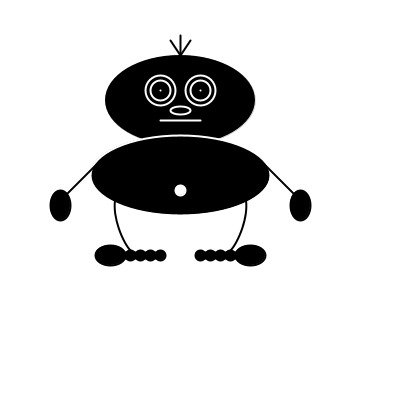
Frame 1 (no input)
Frame 60 (the mouse pressed at the canvas centre just before this capture): identical to frame 1, image omitted
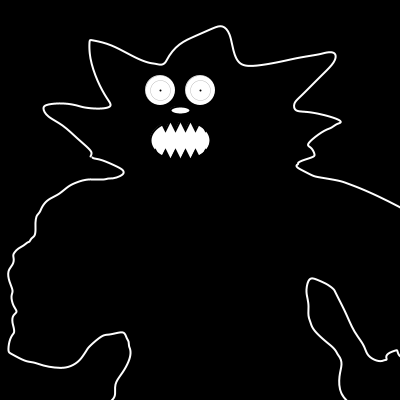
Frame 120 (the mouse held since frame 60 and released just before this capture)

The Processing sketch that drew these frames (run headless with seeded random() and noise(); from frame 60 on, the mouse is pressed at the canvas centre):

// Processing sketch: processing_8903
// ── processing_8903.pde

//Monster_
void setup ()
{
  size (400,400);
  
}
void draw ()
{
if ( mousePressed )
{       
 background(0);
fill (255);
smooth();

//Augen
strokeWeight(0);
stroke(0);
ellipse(160,90,30,30);
ellipse(200,90,30,30);
ellipse(160,90,20,20);
ellipse(200,90,20,20);
strokeWeight(0);
stroke (0);
strokeWeight(2);
point(200,90);
point(160,90);

//Nase
ellipse(180,110,20,8);

//Mund
ellipse(180,140,60,40);
fill(0);
triangle (150,120,160,120,15,130);//zähne oben
triangle (160,120,170,120,165,130);
triangle (170,120,180,120,175,130);
triangle (180,120,190,120,185,130);
triangle (190,120,200,120,195,130);
triangle (200,120,210,120,205,130);

triangle (150,160,160,160,155,150);//zähne unten
triangle (160,160,170,160,165,150);
triangle (170,160,180,160,175,150);
triangle (180,160,190,160,185,150);
triangle (190,160,200,160,195,150);
triangle (200,160,210,160,205,150);

 beginShape();
 noFill();
 stroke(255);
noSmooth();
 beginShape();
vertex( 90.0 , 156.0 );
bezierVertex( 91.66 , 152.66 , 91.33 , 151.64 , 89.0 , 149.0 );
bezierVertex( 86.66 , 146.35 , 81.87 , 142.41 , 77.0 , 138.0 );
bezierVertex( 72.12 , 133.58 , 67.16 , 128.69 , 62.0 , 125.0 );
bezierVertex( 56.83 , 121.3 , 51.44 , 118.8 , 48.0 , 116.0 );
bezierVertex( 44.55 , 113.19 , 43.03 , 110.1 , 43.0 , 108.0 );
bezierVertex( 42.96 , 105.89 , 44.41 , 104.79 , 48.0 , 104.0 );
bezierVertex( 51.58 , 103.2 , 57.3 , 102.73 , 63.0 , 103.0 );
bezierVertex( 68.69 , 103.26 , 74.36 , 104.26 , 80.0 , 106.0 );
bezierVertex( 85.63 , 107.73 , 95.54 , 108.36 , 101.0 , 108.0 );
bezierVertex( 106.45 , 107.63 , 109.45 , 106.63 , 110.0 , 105.0 );
bezierVertex( 110.54 , 103.36 , 108.63 , 101.09 , 106.0 , 97.0 );
bezierVertex( 103.36 , 92.9 , 100.01 , 86.96 , 97.0 , 80.0 );
bezierVertex( 93.98 , 73.03 , 91.29 , 65.02 , 90.0 , 58.0 );
bezierVertex( 88.7 , 50.97 , 88.8 , 44.91 , 89.0 , 42.0 );
bezierVertex( 89.19 , 39.08 , 89.49 , 39.31 , 93.0 , 40.0 );
bezierVertex( 96.5 , 40.68 , 103.22 , 41.82 , 111.0 , 45.0 );
bezierVertex( 118.77 , 48.17 , 127.59 , 53.39 , 135.0 , 57.0 );
bezierVertex( 142.4 , 60.6 , 148.4 , 62.6 , 153.0 , 63.0 );
bezierVertex( 157.59 , 63.39 , 162.48 , 66.74 , 166.0 , 60.0 );
bezierVertex( 169.51 , 53.25 , 173.84 , 47.92 , 179.0 , 44.0 );
bezierVertex( 184.15 , 40.07 , 190.12 , 37.56 , 196.0 , 35.0 );
bezierVertex( 201.87 , 32.43 , 207.65 , 29.82 , 212.0 , 28.0 );
bezierVertex( 216.34 , 26.17 , 219.26 , 25.14 , 222.0 , 26.0 );
bezierVertex( 224.73 , 26.85 , 227.28 , 29.58 , 229.0 , 34.0 );
bezierVertex( 230.71 , 38.41 , 231.58 , 44.5 , 233.0 , 50.0 );
bezierVertex( 234.41 , 55.49 , 236.38 , 60.4 , 240.0 , 63.0 );
bezierVertex( 243.61 , 65.59 , 248.87 , 65.86 , 257.0 , 65.0 );
bezierVertex( 265.12 , 64.13 , 276.12 , 62.13 , 290.0 , 59.0 );
bezierVertex( 303.87 , 55.86 , 315.82 , 54.71 , 322.0 , 53.0 );
bezierVertex( 328.17 , 51.28 , 332.17 , 51.28 , 334.0 , 53.0 );
bezierVertex( 335.82 , 54.71 , 335.47 , 58.14 , 333.0 , 62.0 );
bezierVertex( 330.52 , 65.85 , 325.93 , 70.12 , 320.0 , 76.0 );
bezierVertex( 314.06 , 81.87 , 306.77 , 89.34 , 302.0 , 94.0 );
bezierVertex( 297.22 , 98.65 , 294.94 , 100.5 , 294.0 , 103.0 );
bezierVertex( 293.05 , 105.49 , 293.42 , 108.65 , 296.0 , 110.0 );
bezierVertex( 298.57 , 111.34 , 303.33 , 110.88 , 311.0 , 112.0 );
bezierVertex( 318.66 , 113.11 , 329.22 , 115.81 , 335.0 , 118.0 );
bezierVertex( 340.77 , 120.18 , 341.77 , 121.84 , 338.0 , 123.0 );
bezierVertex( 334.22 , 124.15 , 332.22 , 126.92 , 329.0 , 128.0 );
bezierVertex( 325.77 , 129.07 , 322.11 , 131.07 , 318.0 , 134.0 );
bezierVertex( 313.88 , 136.92 , 309.32 , 140.76 , 308.0 , 143.0 );
bezierVertex( 306.67 , 145.23 , 308.57 , 145.87 , 310.0 , 147.0 );
bezierVertex( 311.42 , 148.12 , 312.38 , 149.72 , 313.0 , 151.0 );
bezierVertex( 313.61 , 152.27 , 313.9 , 153.22 , 314.0 , 154.0 );
bezierVertex( 314.09 , 154.77 , 314.0 , 155.36 , 313.0 , 156.0 );
bezierVertex( 311.99 , 156.63 , 310.05 , 157.32 , 308.0 , 158.0 );
bezierVertex( 305.94 , 158.67 , 303.75 , 159.33 , 302.0 , 160.0 );
bezierVertex( 300.24 , 160.66 , 298.9 , 161.33 , 298.0 , 162.0 );
bezierVertex( 297.09 , 162.66 , 298.37 , 163.17 , 297.0 , 164.0 );
bezierVertex( 295.62 , 164.82 , 295.62 , 165.82 , 297.0 , 167.0 );
bezierVertex( 298.37 , 168.17 , 301.13 , 169.52 , 304.0 , 171.0 );
bezierVertex( 306.86 , 172.47 , 309.84 , 174.05 , 312.0 , 175.0 );
bezierVertex( 314.15 , 175.94 , 315.49 , 176.23 , 320.0 , 177.0 );
bezierVertex( 324.5 , 177.76 , 332.17 , 178.99 , 337.0 , 180.0 );
bezierVertex( 341.82 , 181.0 , 343.78 , 181.79 , 347.0 , 183.0 );
bezierVertex( 350.21 , 184.2 , 354.66 , 185.81 , 360.0 , 188.0 );
bezierVertex( 365.33 , 190.18 , 371.55 , 192.95 , 378.0 , 196.0 );
bezierVertex( 384.44 , 199.04 , 391.11 , 202.38 , 398.0 , 206.0 );
bezierVertex( 404.88 , 209.61 , 407.0 , 212.38 , 411.0 , 216.0 );
bezierVertex( 414.99 , 219.61 , 418.32 , 222.94 , 421.0 , 226.0 );
bezierVertex( 423.67 , 229.05 , 425.68 , 231.81 , 427.0 , 234.0 );
bezierVertex( 428.31 , 236.18 , 428.94 , 237.77 , 429.0 , 239.0 );
bezierVertex( 429.05 , 240.22 , 428.52 , 241.09 , 428.0 , 242.0 );
bezierVertex( 427.47 , 242.9 , 426.95 , 243.85 , 427.0 , 245.0 );
bezierVertex( 427.04 , 246.14 , 427.65 , 247.46 , 430.0 , 249.0 );
bezierVertex( 432.34 , 250.53 , 436.42 , 252.26 , 440.0 , 254.0 );
bezierVertex( 443.57 , 255.73 , 446.63 , 257.46 , 449.0 , 259.0 );
bezierVertex( 451.36 , 260.53 , 453.03 , 261.86 , 454.0 , 263.0 );
bezierVertex( 454.96 , 264.13 , 456.52 , 268.19 , 457.0 , 271.0 );
bezierVertex( 457.47 , 273.8 , 457.47 , 276.8 , 457.0 , 280.0 );
bezierVertex( 456.52 , 283.19 , 455.58 , 286.59 , 455.0 , 289.0 );
bezierVertex( 454.41 , 291.4 , 454.2 , 292.83 , 450.0 , 294.0 );
bezierVertex( 445.79 , 295.16 , 437.61 , 296.08 , 432.0 , 296.0 );
bezierVertex( 426.38 , 295.91 , 423.34 , 294.83 , 421.0 , 295.0 );
bezierVertex( 418.65 , 295.16 , 417.02 , 296.57 , 416.0 , 299.0 );
bezierVertex( 414.97 , 301.42 , 414.56 , 304.87 , 415.0 , 308.0 );
bezierVertex( 415.43 , 311.12 , 416.69 , 313.93 , 418.0 , 317.0 );
bezierVertex( 419.3 , 320.06 , 420.63 , 323.4 , 422.0 , 327.0 );
bezierVertex( 423.36 , 330.59 , 424.55 , 333.85 , 425.0 , 338.0 );
bezierVertex( 425.44 , 342.14 , 425.11 , 345.47 , 424.0 , 348.0 );
bezierVertex( 422.88 , 350.52 , 420.99 , 352.22 , 418.0 , 354.0 );
bezierVertex( 415.0 , 355.77 , 410.92 , 357.61 , 409.0 , 358.0 );
bezierVertex( 407.07 , 358.38 , 407.31 , 357.32 , 406.0 , 357.0 );
bezierVertex( 404.68 , 356.67 , 401.82 , 357.08 , 400.0 , 356.0 );
bezierVertex( 398.17 , 354.91 , 397.37 , 352.35 , 397.0 , 351.0 );
bezierVertex( 396.62 , 349.64 , 396.65 , 349.5 , 395.0 , 350.0 );
bezierVertex( 393.34 , 350.49 , 390.0 , 351.6 , 388.0 , 353.0 );
bezierVertex( 385.99 , 354.39 , 385.32 , 356.05 , 386.0 , 358.0 );
bezierVertex( 386.67 , 359.94 , 384.9 , 359.13 , 383.0 , 360.0 );
bezierVertex( 381.09 , 360.86 , 378.76 , 360.86 , 376.0 , 360.0 );
bezierVertex( 373.23 , 359.13 , 370.04 , 357.4 , 368.0 , 355.0 );
bezierVertex( 365.95 , 352.59 , 365.04 , 349.5 , 364.0 , 347.0 );
bezierVertex( 362.95 , 344.49 , 361.75 , 342.56 , 360.0 , 340.0 );
bezierVertex( 358.24 , 337.43 , 355.92 , 334.25 , 354.0 , 331.0 );
bezierVertex( 352.07 , 327.74 , 350.54 , 324.43 , 349.0 , 321.0 );
bezierVertex( 347.45 , 317.56 , 345.91 , 314.0 , 344.0 , 310.0 );
bezierVertex( 342.08 , 305.99 , 339.8 , 301.55 , 338.0 , 298.0 );
bezierVertex( 336.19 , 294.44 , 334.86 , 291.77 , 334.0 , 290.0 );
bezierVertex( 333.14 , 288.22 , 328.25 , 284.6 , 325.0 , 283.0 );
bezierVertex( 321.74 , 281.39 , 318.74 , 280.06 , 316.0 , 279.0 );
bezierVertex( 313.25 , 277.93 , 310.76 , 277.14 , 309.0 , 279.0 );
bezierVertex( 307.23 , 280.85 , 306.19 , 285.36 , 306.0 , 289.0 );
bezierVertex( 305.8 , 292.63 , 306.46 , 295.38 , 307.0 , 298.0 );
bezierVertex( 307.53 , 300.61 , 307.96 , 303.08 , 308.0 , 306.0 );
bezierVertex( 308.03 , 308.91 , 307.69 , 312.27 , 308.0 , 315.0 );
bezierVertex( 308.3 , 317.72 , 309.26 , 319.8 , 310.0 , 322.0 );
bezierVertex( 310.73 , 324.19 , 311.24 , 326.51 , 314.0 , 330.0 );
bezierVertex( 316.75 , 333.48 , 321.75 , 338.15 , 329.0 , 344.0 );
bezierVertex( 336.24 , 349.84 , 335.86 , 352.3 , 338.0 , 355.0 );
bezierVertex( 340.13 , 357.69 , 341.13 , 360.69 , 341.0 , 364.0 );
bezierVertex( 340.86 , 367.3 , 339.6 , 370.9 , 339.0 , 376.0 );
bezierVertex( 338.39 , 381.09 , 338.45 , 387.68 , 341.0 , 393.0 );
bezierVertex( 343.54 , 398.31 , 348.55 , 402.36 , 353.0 , 406.0 );
bezierVertex( 357.44 , 409.63 , 361.3 , 412.84 , 365.0 , 416.0 );
bezierVertex( 368.69 , 419.15 , 372.21 , 422.24 , 374.0 , 425.0 );
bezierVertex( 375.78 , 427.75 , 375.81 , 430.17 , 375.0 , 432.0 );
bezierVertex( 374.18 , 433.82 , 372.5 , 435.05 , 373.0 , 437.0 );
bezierVertex( 373.49 , 438.94 , 376.16 , 441.61 , 381.0 , 445.0 );
bezierVertex( 385.83 , 448.38 , 391.85 , 449.55 , 396.0 , 452.0 );
bezierVertex( 400.14 , 454.44 , 400.47 , 455.77 , 397.0 , 456.0 );
bezierVertex( 393.52 , 456.22 , 386.23 , 455.34 , 375.0 , 454.0 );
bezierVertex( 363.76 , 452.65 , 348.58 , 450.84 , 338.0 , 448.0 );
bezierVertex( 327.41 , 445.15 , 321.43 , 441.27 , 321.0 , 439.0 );
bezierVertex( 320.56 , 436.72 , 325.66 , 436.06 , 330.0 , 434.0 );
bezierVertex( 334.33 , 431.93 , 337.91 , 428.45 , 337.0 , 427.0 );
bezierVertex( 336.08 , 425.54 , 330.69 , 426.11 , 326.0 , 427.0 );
bezierVertex( 321.3 , 427.88 , 317.32 , 429.07 , 312.0 , 430.0 );
bezierVertex( 306.67 , 430.92 , 300.0 , 431.59 , 292.0 , 432.0 );
bezierVertex( 283.99 , 432.4 , 273.29 , 433.4 , 267.0 , 432.0 );
bezierVertex( 260.7 , 430.59 , 256.37 , 429.59 , 254.0 , 429.0 );
bezierVertex( 251.62 , 428.4 , 251.22 , 428.21 , 250.0 , 428.0 );
bezierVertex( 248.77 , 427.78 , 246.74 , 427.53 , 244.0 , 428.0 );
bezierVertex( 241.25 , 428.46 , 237.81 , 429.65 , 236.0 , 430.0 );
bezierVertex( 234.18 , 430.34 , 233.99 , 429.83 , 233.0 , 430.0 );
bezierVertex( 232.0 , 430.16 , 230.18 , 430.98 , 226.0 , 432.0 );
bezierVertex( 221.81 , 433.01 , 215.25 , 434.21 , 209.0 , 435.0 );
bezierVertex( 202.74 , 435.78 , 196.8 , 436.15 , 193.0 , 436.0 );
bezierVertex( 189.19 , 435.84 , 187.52 , 435.18 , 188.0 , 434.0 );
bezierVertex( 188.47 , 432.81 , 180.66 , 433.43 , 173.0 , 434.0 );
bezierVertex( 165.33 , 434.56 , 159.33 , 435.23 , 155.0 , 436.0 );
bezierVertex( 150.66 , 436.76 , 148.0 , 437.64 , 144.0 , 439.0 );
bezierVertex( 139.99 , 440.35 , 134.65 , 442.2 , 130.0 , 443.0 );
bezierVertex( 125.34 , 443.79 , 121.37 , 443.52 , 114.0 , 443.0 );
bezierVertex( 106.62 , 442.47 , 95.83 , 441.67 , 88.0 , 441.0 );
bezierVertex( 80.16 , 440.32 , 75.27 , 439.75 , 74.0 , 439.0 );
bezierVertex( 72.72 , 438.24 , 75.07 , 437.3 , 77.0 , 436.0 );
bezierVertex( 78.92 , 434.69 , 80.41 , 433.0 , 83.0 , 432.0 );
bezierVertex( 85.58 , 430.99 , 89.24 , 430.65 , 94.0 , 431.0 );
bezierVertex( 98.75 , 431.34 , 104.79 , 431.35 , 102.0 , 427.0 );
bezierVertex( 99.2 , 422.64 , 97.2 , 419.64 , 96.0 , 418.0 );
bezierVertex( 94.79 , 416.35 , 94.39 , 416.05 , 96.0 , 414.0 );
bezierVertex( 97.6 , 411.94 , 101.22 , 408.12 , 105.0 , 405.0 );
bezierVertex( 108.77 , 401.87 , 112.69 , 399.42 , 114.0 , 396.0 );
bezierVertex( 115.3 , 392.57 , 113.99 , 388.16 , 115.0 , 384.0 );
bezierVertex( 116.0 , 379.83 , 119.32 , 375.9 , 122.0 , 372.0 );
bezierVertex( 124.67 , 368.09 , 126.69 , 364.2 , 128.0 , 361.0 );
bezierVertex( 129.3 , 357.79 , 129.87 , 355.26 , 130.0 , 353.0 );
bezierVertex( 130.12 , 350.73 , 129.78 , 348.73 , 129.0 , 347.0 );
bezierVertex( 128.21 , 345.26 , 128.36 , 341.81 , 128.0 , 341.0 );
bezierVertex( 127.63 , 340.18 , 127.29 , 339.52 , 127.0 , 339.0 );
bezierVertex( 126.7 , 338.47 , 126.43 , 338.09 , 126.0 , 337.0 );
bezierVertex( 125.56 , 335.9 , 124.94 , 334.08 , 124.0 , 333.0 );
bezierVertex( 123.05 , 331.91 , 121.76 , 331.57 , 119.0 , 332.0 );
bezierVertex( 116.23 , 332.42 , 111.97 , 333.6 , 109.0 , 334.0 );
bezierVertex( 106.02 , 334.39 , 104.33 , 334.0 , 101.0 , 336.0 );
bezierVertex( 97.66 , 337.99 , 92.69 , 342.36 , 90.0 , 345.0 );
bezierVertex( 87.3 , 347.63 , 86.87 , 348.54 , 86.0 , 350.0 );
bezierVertex( 85.12 , 351.45 , 83.78 , 353.45 , 82.0 , 356.0 );
bezierVertex( 80.21 , 358.54 , 78.12 , 360.91 , 75.0 , 363.0 );
bezierVertex( 71.87 , 365.08 , 68.53 , 366.42 , 65.0 , 367.0 );
bezierVertex( 61.46 , 367.57 , 57.71 , 367.39 , 54.0 , 367.0 );
bezierVertex( 50.28 , 366.6 , 46.59 , 365.98 , 43.0 , 365.0 );
bezierVertex( 39.4 , 364.01 , 35.9 , 362.64 , 33.0 , 362.0 );
bezierVertex( 30.09 , 361.35 , 27.77 , 361.43 , 24.0 , 360.0 );
bezierVertex( 20.22 , 358.56 , 15.0 , 355.63 , 12.0 , 354.0 );
bezierVertex( 8.99 , 352.36 , 8.21 , 352.03 , 8.0 , 350.0 );
bezierVertex( 7.78 , 347.96 , 8.15 , 344.2 , 9.0 , 341.0 );
bezierVertex( 9.84 , 337.79 , 11.18 , 335.12 , 13.0 , 333.0 );
bezierVertex( 14.81 , 330.87 , 12.42 , 325.02 , 12.0 , 322.0 );
bezierVertex( 11.57 , 318.97 , 11.9 , 316.64 , 13.0 , 315.0 );
bezierVertex( 14.09 , 313.35 , 15.94 , 312.39 , 16.0 , 311.0 );
bezierVertex( 16.05 , 309.6 , 14.29 , 307.77 , 13.0 , 305.0 );
bezierVertex( 11.7 , 302.22 , 10.86 , 298.49 , 11.0 , 296.0 );
bezierVertex( 11.13 , 293.5 , 12.25 , 292.25 , 12.0 , 290.0 );
bezierVertex( 11.74 , 287.74 , 10.11 , 284.47 , 9.0 , 281.0 );
bezierVertex( 7.88 , 277.52 , 7.27 , 273.84 , 8.0 , 271.0 );
bezierVertex( 8.72 , 268.15 , 10.79 , 266.16 , 12.0 , 264.0 );
bezierVertex( 13.2 , 261.83 , 13.53 , 259.5 , 13.0 , 257.0 );
bezierVertex( 12.46 , 254.49 , 12.9 , 253.58 , 14.0 , 252.0 );
bezierVertex( 15.09 , 250.41 , 16.42 , 249.08 , 18.0 , 248.0 );
bezierVertex( 19.57 , 246.91 , 21.38 , 246.08 , 23.0 , 245.0 );
bezierVertex( 24.61 , 243.91 , 26.03 , 242.57 , 27.0 , 242.0 );
bezierVertex( 27.96 , 241.42 , 28.47 , 241.6 , 29.0 , 241.0 );
bezierVertex( 29.52 , 240.39 , 30.07 , 238.99 , 31.0 , 238.0 );
bezierVertex( 31.92 , 237.0 , 33.24 , 236.41 , 34.0 , 235.0 );
bezierVertex( 34.75 , 233.58 , 34.96 , 231.34 , 35.0 , 229.0 );
bezierVertex( 35.03 , 226.65 , 34.9 , 224.21 , 35.0 , 222.0 );
bezierVertex( 35.09 , 219.78 , 35.43 , 217.78 , 36.0 , 216.0 );
bezierVertex( 36.56 , 214.21 , 38.92 , 212.71 , 40.0 , 210.0 );
bezierVertex( 41.07 , 207.28 , 42.41 , 204.95 , 44.0 , 203.0 );
bezierVertex( 45.58 , 201.04 , 47.43 , 199.47 , 50.0 , 198.0 );
bezierVertex( 52.56 , 196.52 , 55.86 , 195.13 , 59.0 , 193.0 );
bezierVertex( 62.13 , 190.86 , 65.1 , 187.99 , 68.0 , 186.0 );
bezierVertex( 70.89 , 184.0 , 73.72 , 182.87 , 76.0 , 182.0 );
bezierVertex( 78.27 , 181.12 , 80.0 , 180.49 , 82.0 , 180.0 );
bezierVertex( 83.99 , 179.5 , 86.27 , 179.13 , 88.0 , 179.0 );
bezierVertex( 89.72 , 178.86 , 90.9 , 178.95 , 93.0 , 179.0 );
bezierVertex( 95.09 , 179.04 , 98.09 , 179.04 , 102.0 , 179.0 );
bezierVertex( 105.9 , 178.95 , 106.69 , 177.91 , 109.0 , 178.0 );
bezierVertex( 111.3 , 178.08 , 113.63 , 177.75 , 116.0 , 177.0 );
bezierVertex( 118.36 , 176.24 , 120.76 , 175.08 , 122.0 , 174.0 );
bezierVertex( 123.23 , 172.91 , 123.31 , 171.92 , 123.0 , 171.0 );
bezierVertex( 122.68 , 170.07 , 121.98 , 169.2 , 120.0 , 168.0 );
bezierVertex( 118.01 , 166.79 , 114.73 , 165.24 , 112.0 , 164.0 );
bezierVertex( 109.26 , 162.75 , 107.08 , 161.82 , 105.0 , 161.0 );
bezierVertex( 102.91 , 160.17 , 100.91 , 159.47 , 99.0 , 159.0 );
bezierVertex( 97.08 , 158.52 , 95.25 , 158.28 , 94.0 , 158.0 );
bezierVertex( 92.74 , 157.71 , 92.08 , 157.37 , 92.0 , 157.0 );
endShape();

    }
else
{
  smooth();

 
background(255);
strokeWeight(0);
//Kopf
fill(0);
ellipse(180,100,150,90);
//Augen
fill(0);
stroke(255);
strokeWeight(2);
ellipse(160,90,30,30); //alles um 80 verschoben
ellipse(200,90,30,30);
ellipse(160,90,20,20);
ellipse(200,90,20,20);
fill(255);
strokeWeight(2);
//strokeWeight(mouseY);
point(200,90);
point(160,90);
//ellipse(mouseX,90,2,2);
//ellipse(mouseX-40,90,2,2);


//Haare
stroke(0);

line(180, 80, 180, 35);
line(180, 55, 170,40);
line(180, 55, 190,40);
//Nase
fill(0);
stroke(255);
ellipse(180,110,20,8);

//Mund
stroke (255);
line (160,120,200,120);

//Bauch
fill(0);
ellipse(180,175,180,80);
//Bauchnabel
fill(255);
ellipse(180,190,10,10);
//Füße
fill(0);
rectMode(CENTER);
rect(135,255,50,10);
rect(225,255,50,10);

//Arme
stroke(0);
fill(0);
line(60, 200, 100, 160);
line(300, 200, 260, 160);
//Hände
ellipse(60,205,20,30); //links
ellipse(300,205,20,30);//rechts

noFill();
stroke(0);
//linkes Bein
//line(130, 180, 130, 250 );
bezier(130, 180, 100, 190, 120, 240 ,130, 250 );
fill(0);
ellipse(110,255,30,20); //links
ellipse(120,255,10,10); //links
ellipse(130,255,10,10); //links
ellipse(140,255,10,10); //links
ellipse(150,255,10,10); //links
ellipse(160,255,10,10); //links
//rechtes Bein
//line(230, 180, 230, 250 );
noFill();
bezier(230, 180, 260, 190, 240, 240, 230, 250 );
fill(0);
ellipse(200,255,10,10); //links
ellipse(210,255,10,10); //links
ellipse(220,255,10,10); //links
ellipse(230,255,10,10); //links
ellipse(240,255,10,10); //links
ellipse(250,255,30,20); //links


}

//ellipse (mouseX, mouseY, 20,30);

}
